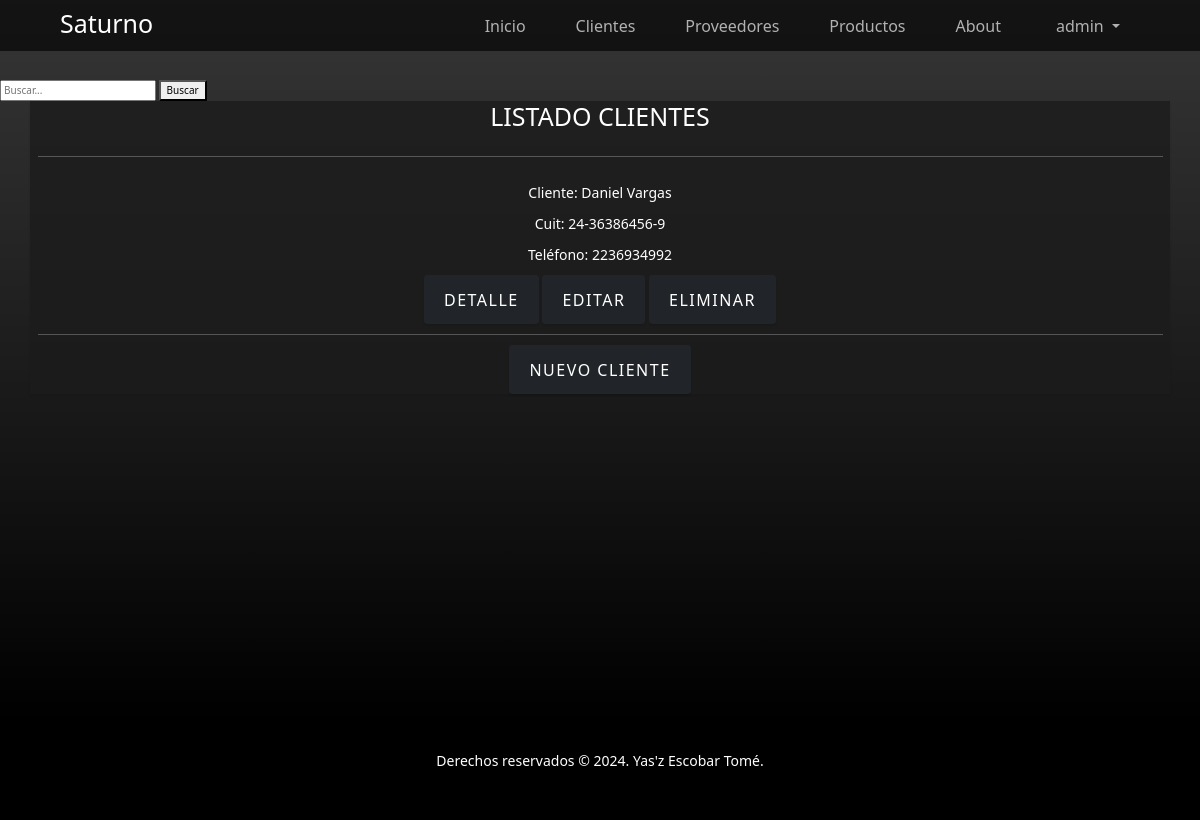
The app's page /clientes (signed in), older data.
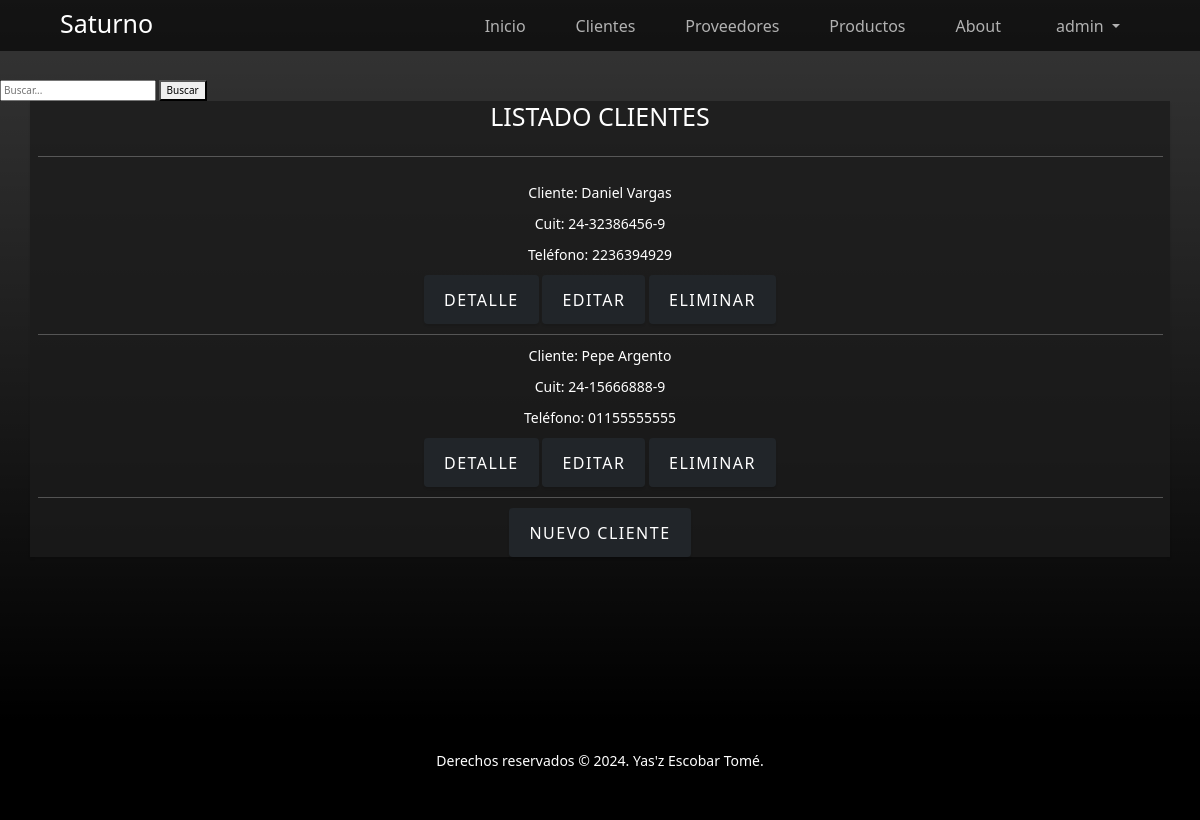
The same page, newer data.
### appcuentas/models.py (models this page shows, shortened)
class Cliente(models.Model):
    nombre = models.CharField(max_length=20)
    apellido = models.CharField(max_length=20)
    cuit = models.CharField(max_length=13)
    telefono = models.CharField(max_length=20)
    deuda = models.DecimalField(default=0.0, decimal_places=2, max_digits=10)

### appcuentas/views.py (the view)
# urls.py: path('clientes', views.ClienteListView.as_view(), name='clientes'),
class ClienteListView(LoginRequiredMixin, ListView):
    model = Cliente
    context_object_name = 'clientes'
    template_name = 'appcuentas/listar-clientes.html'

### appcuentas/templates/appcuentas/listar-clientes.html (shortened to what this page needs)
{% extends "appcuentas/base.html" %}
{% block main %}
<main class="page-section">
    {% block busqueda %}
        {% include 'appcuentas/busqueda.html' with page='clientes' %}
    {% endblock busqueda %}
    <section class="container text-white text-center">
        <h1 class="pb-4">LISTADO CLIENTES</h1>
        <hr>
        <br>
        {% for cliente in clientes %}
            <p>Cliente: {{cliente.nombre}} {{cliente.apellido}}</p>
            <p>Cuit: {{cliente.cuit}}</p>
            <p>Teléfono: {{cliente.telefono}}
            <br>
            <p class="botones">
                <a class="btn btn-dark" href="{% url 'ver-cliente' cliente.pk %}">Detalle</a>
                {% if request.user.is_superuser %}
                    <a class="btn btn-dark" href="{% url 'editar-cliente' cliente.pk %}">Editar</a>
                    <a class="btn btn-dark" href="{% url 'eliminar-cliente' cliente.pk %}">Eliminar</a>
                {% endif %}
            </p>
            <hr>
        {% endfor %}
        {% if request.user.is_superuser %}
            <a class="btn btn-dark" href="{% url 'nuevo-cliente' %}">Nuevo Cliente</a>
        {% endif %}
    </section>
</main>
{% endblock %}

### appcuentas/templates/appcuentas/base.html (shortened to what this page needs)
{% load static %}
<!DOCTYPE html>
<html lang="es">
<head>
    <link href="https://cdn.jsdelivr.net/npm/bootstrap@5.3.3/dist/css/bootstrap.min.css" rel="stylesheet"
>
    <link href="{% static 'appcuentas/css/styles.css' %}" rel="stylesheet"/>
</head>
<body>
    <nav class="navbar navbar-expand-lg navbar-light fixed-top">
        <div class="container px-4 px-lg-5">
            <a class="navbar-brand" href="/">
                <h1 class="text-white">Saturno</h1>
            </a>
            <div class="collapse navbar-collapse" id="navbarNav">
                <ul class="navbar-nav ms-auto">
                    <li class="nav-item">
                        <a class="nav-link" aria-current="page" href="{% url 'index' %}">Inicio</a>
                    </li>
                    {% if request.user.is_authenticated %}
                        <li class="nav-item">
                            <a class="nav-link" aria-current="page" href="{% url 'clientes' %}">Clientes</a>
                        </li>
                        <li class="nav-item">
                            <a class="nav-link" aria-current="page" href="{% url 'proveedores' %}">Proveedores</a>
                        </li>
                        <li class="nav-item">
                            <a class="nav-link" aria-current="page" href="{% url 'productos' %}">Productos</a>
                        </li>
                    {% endif %}
                    <li class="nav-item">
                        <a class="nav-link" href="">About</a>
                    </li>
                </ul>
                <div class="dropdown nav-item">
                    {% if request.user.is_authenticated %}
                    <a class="nav-link dropdown-toggle" type="button" id="dropdownMenuButton" data-bs-toggle="dropdown" aria-expanded="false">
                        {{request.user.username}}
                    </a>
                    {% else %}
                        <a class="nav-link dropdown-toggle" type="button" id="dropdownMenuButton" data-bs-toggle="dropdown" aria-expanded="false">
                            User
                        </a>
                    {% endif %}
                </div>
            </div>
        </div>
    </nav>
    {% block main %}
    {% endblock %}
    <footer class="footer bg-black small text-center text-white-50">
        <p>Derechos reservados &copy; 2024. Yas'z Escobar Tomé.</p>
    </footer>
</body>
</html>

### appcuentas/templates/appcuentas/busqueda.html (shortened to what this page needs)
{% block busqueda %}
    <form method="GET" action="{% url 'buscar' %}">
        <input type="text" name="query" placeholder="Buscar...">
        <button type="submit">Buscar</button>
    </form>
{% endblock %}

### appcuentas/static/appcuentas/css/styles.css (style rules this page uses)
html { box-sizing: border-box; font-size: 62.5%; }
*, *:before, *:after { box-sizing: inherit; }
body { background-color: #4d4d4d; }
.navbar { background-color: rgba(0, 0, 0, 0.631372549); }
.navbar-brand { display: flex; flex-direction: row; justify-content: center; text-decoration: none; }
.nav-item { padding: 0 2rem; }
.nav-link { font-size: 1.6rem; color: rgba(194, 194, 194, 0.9019607843); }
.dropdown-toggle { color: rgba(194, 194, 194, 0.9019607843); padding-left: 1rem; }
.footer { height: 10rem; font-size: 1.4rem; align-items: center; }
.footer p { padding-top: 3rem; color: white; }
.btn-dark { box-shadow: 0 0.1875rem 0.1875rem 0 rgba(0, 0, 0, 0.1019607843) !important; padding: 1.25rem 2rem; font-size: 1.6rem; text-transform: uppercase; letter-spacing: 0.15rem; border: 0; }
.container p { font-size: 1.4rem; }
.page-section { padding-top: 8rem; background: linear-gradient(to bottom, rgba(0, 0, 0, 0.3019607843) 0%, rgba(0, 0, 0, 0.7019607843) 60%, #000 100%); min-height: 90vh; }
.page-section .container { background-color: rgba(27, 27, 27, 0.7803921569); box-shadow: 0 0.2rem 0.2rem 0 rgba(0, 0, 0, 0.1019607843) !important; }
.botones { font-size: 1.4rem; }

Row changes from the older to the newer data that the page shows:
changed Cliente "Daniel": cuit "24-36386456-9" → "24-32386456-9"; telefono "2236934992" → "2236394929"
added Cliente: nombre "Pepe", apellido "Argento", cuit "24-15666888-9", telefono "01155555555"
